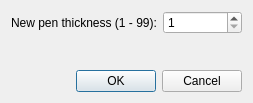
<?xml version="1.0" encoding="UTF-8"?>
<ui version="4.0">
 <class>Dlg_penThickness</class>
 <widget class="QDialog" name="Dlg_penThickness">
  <property name="geometry">
   <rect>
    <x>0</x>
    <y>0</y>
    <width>253</width>
    <height>103</height>
   </rect>
  </property>
  <property name="windowTitle">
   <string>Thickness</string>
  </property>
  <layout class="QGridLayout" name="gridLayout">
   <item row="0" column="1">
    <widget class="QSpinBox" name="spinBox">
     <property name="minimum">
      <number>1</number>
     </property>
     <property name="maximum">
      <number>99</number>
     </property>
    </widget>
   </item>
   <item row="0" column="0">
    <widget class="QLabel" name="label">
     <property name="text">
      <string>New pen thickness (1 - 99):</string>
     </property>
    </widget>
   </item>
   <item row="3" column="0" colspan="2">
    <widget class="QDialogButtonBox" name="buttonBox">
     <property name="orientation">
      <enum>Qt::Horizontal</enum>
     </property>
     <property name="standardButtons">
      <set>QDialogButtonBox::Cancel|QDialogButtonBox::Ok</set>
     </property>
    </widget>
   </item>
   <item row="1" column="0">
    <spacer name="verticalSpacer">
     <property name="orientation">
      <enum>Qt::Vertical</enum>
     </property>
     <property name="sizeHint" stdset="0">
      <size>
       <width>20</width>
       <height>94</height>
      </size>
     </property>
    </spacer>
   </item>
  </layout>
 </widget>
 <resources/>
 <connections>
  <connection>
   <sender>buttonBox</sender>
   <signal>accepted()</signal>
   <receiver>Dlg_penThickness</receiver>
   <slot>accept()</slot>
   <hints>
    <hint type="sourcelabel">
     <x>248</x>
     <y>254</y>
    </hint>
    <hint type="destinationlabel">
     <x>157</x>
     <y>274</y>
    </hint>
   </hints>
  </connection>
  <connection>
   <sender>buttonBox</sender>
   <signal>rejected()</signal>
   <receiver>Dlg_penThickness</receiver>
   <slot>reject()</slot>
   <hints>
    <hint type="sourcelabel">
     <x>316</x>
     <y>260</y>
    </hint>
    <hint type="destinationlabel">
     <x>286</x>
     <y>274</y>
    </hint>
   </hints>
  </connection>
 </connections>
</ui>
